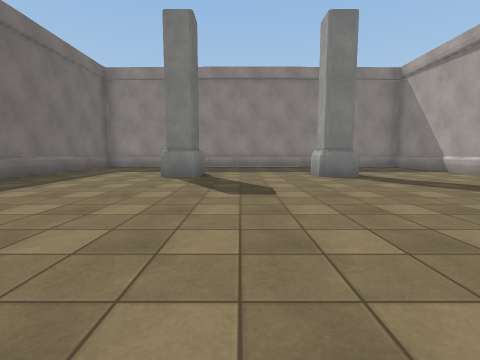
[1] (above)

23 first-person views from a walk through a 3-D level made in the Unity game engine. The camera is 1.2 m above the floor, tilts 6° down and sees 85° across. The floor is counted in squares, 2 m on a side. Each view is taken from the middle of a square. On the plan, view 1 faces up. The plan holds only what a view shows up to about 9 squares ahead; the rest is blank. The place goes on beyond the plan. The player is left out. Surface patterns are stand-ins for the level's own textures.

[2]
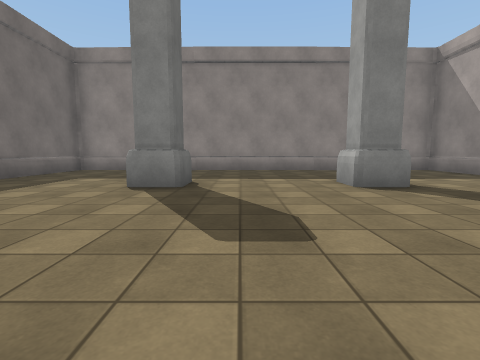

[3]
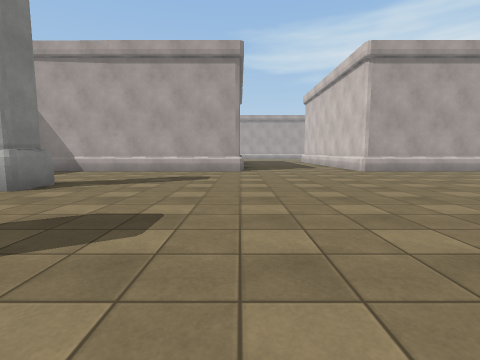

[4]
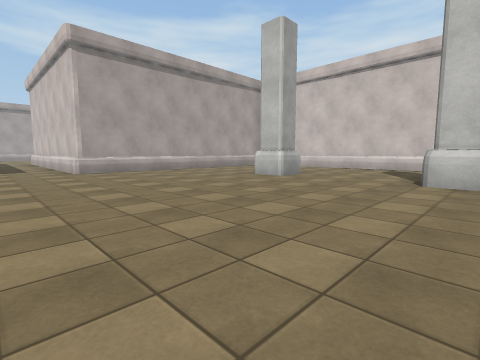

[5]
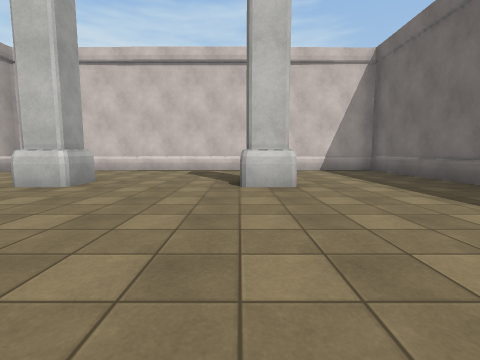

[6]
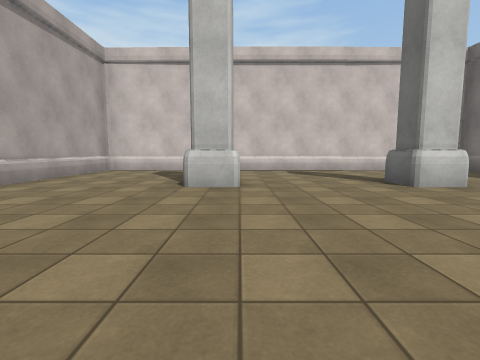

[7]
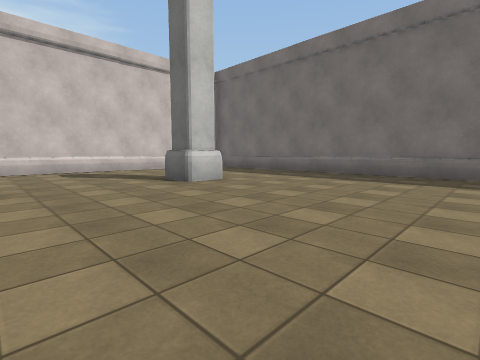

[8]
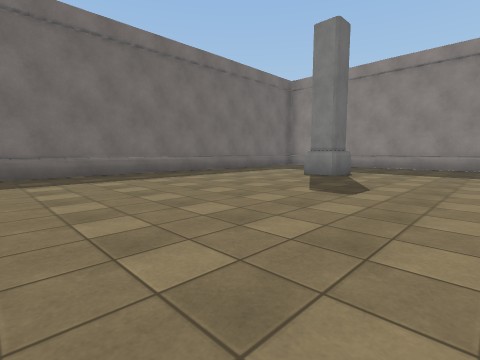

[9]
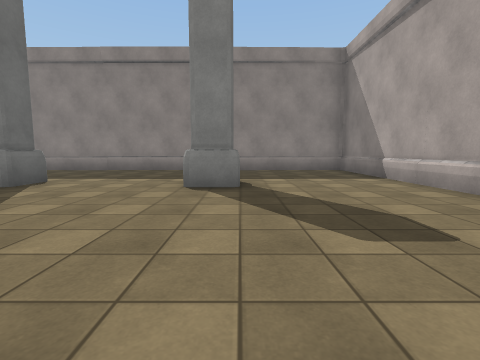

[10]
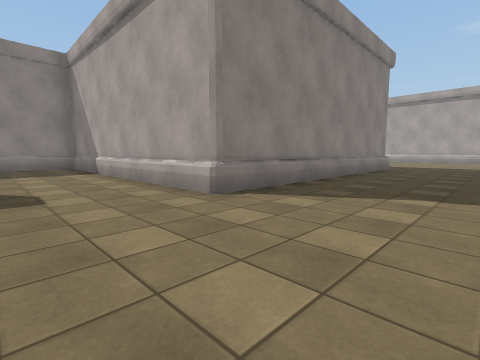

[11]
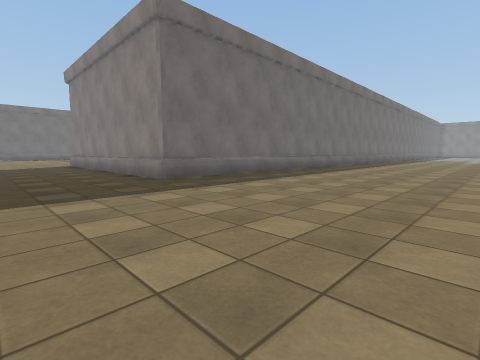

[12]
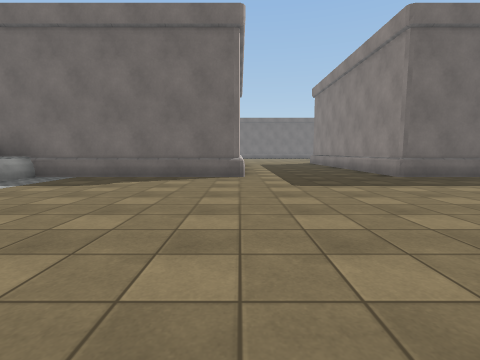

[13]
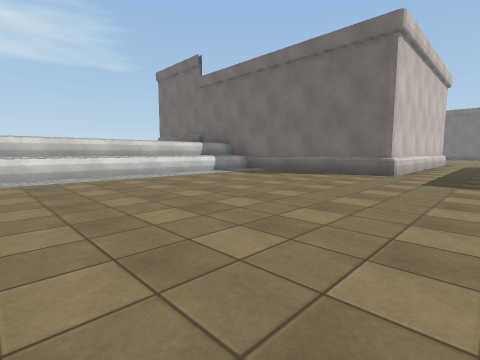

[14]
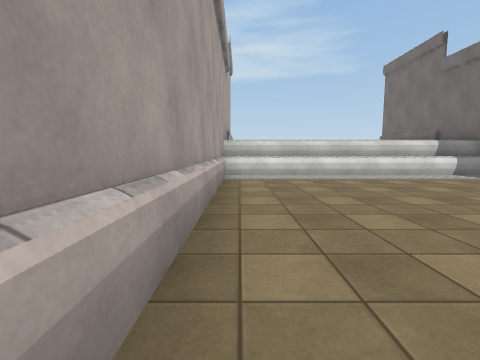

[15]
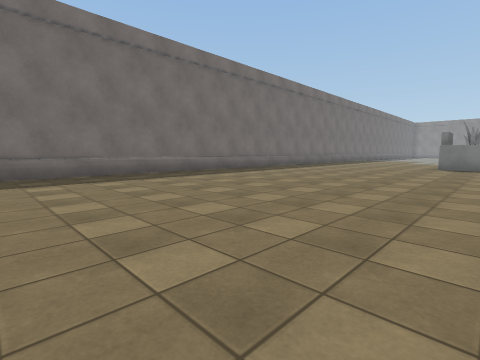

[16]
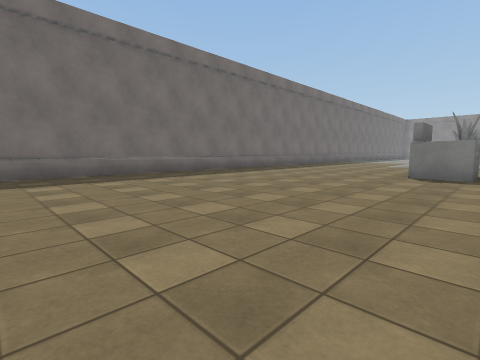

[17]
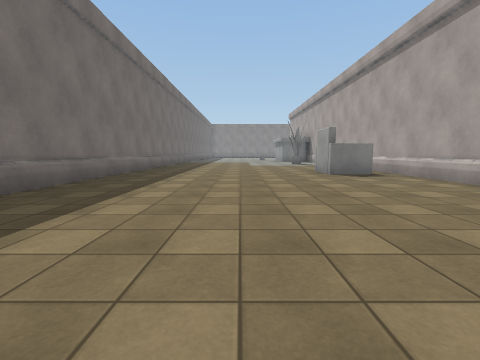

[18]
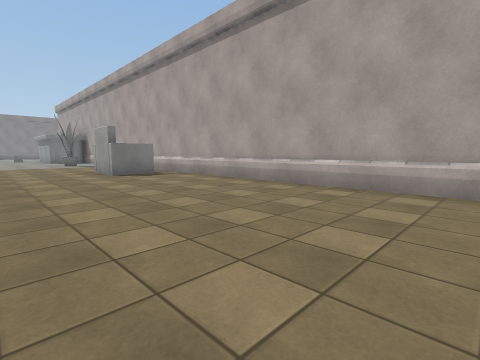

[19]
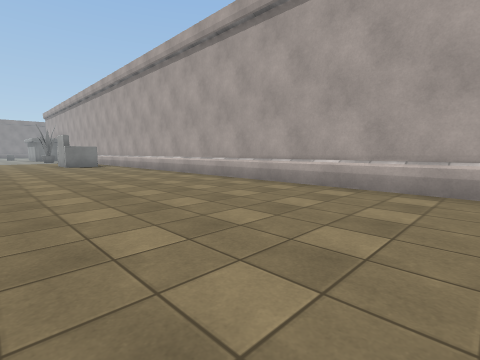

[20]
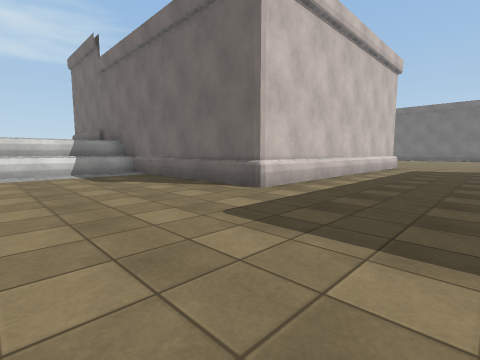

[21]
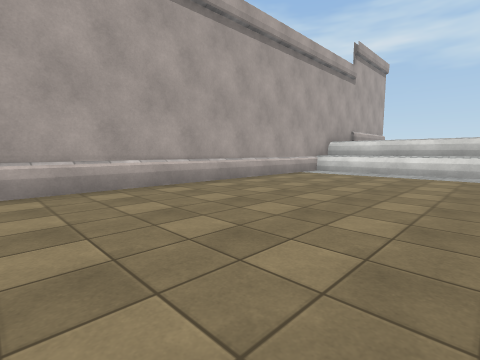

[22]
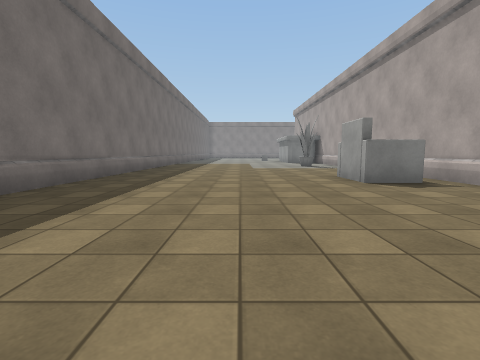

[23]
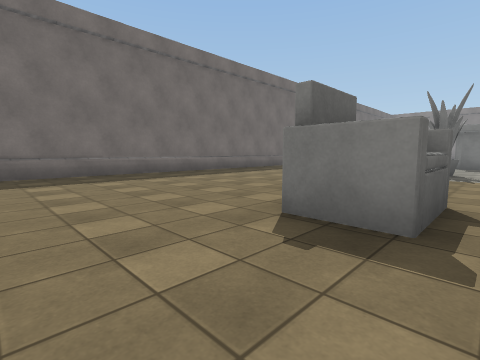

### Floor plan
Points are (right, up) in squares from view 1. A wall is a line through its corners. A room is listed if a view was taken in it or the views show most of it. See-through windows are left out.
Room 1 (views 1, 2, 3, 4, 5, 6, 7, 8, 9, 10)
walls: (6.5, 2.9) (6.5, 11) (-5.4, 11) (-5.5, 0.3); (3, 6.5) (2, 6.5) (2, 7.5); (-2, -4.5) (-1, -4.5) (-1, -5.5); (2, -5.5) (2, -4.5) (3, -4.5); (-5.5, -0.2) (-5.5, -9) (6.5, -9) (6.5, -1); (-1, 7.5) (-1, 6.5) (-1.9, 6.5)
ways out: opening at (6, 1) to room 2
Room 2 (views 11, 12, 13, 14, 15, 16, 17, 18, 19, 20, 21, 22, 23)
walls: (22.5, 2.1) (22.5, 16); (6.5, -1) (14.6, -1) (14.6, -7) (22.5, -7) (22.5, 1.9); (14.6, 18) (14.6, 2.9) (6.5, 2.9)
low walls: (14.5, -6) (22.5, -6)
ways out: opening at (6, 1) to room 1
objects: armchair (21, 15)

Where each view was taken, in squares from view 1:
view 1: 0 up, 0 right, facing up
view 2: 2 up, 0 right, facing up
view 3: 3 up, 2 left, facing right
view 4: 1 up, 2 left, facing down-right
view 5: 0 up, 1 left, facing down
view 6: 0 up, 2 right, facing down
view 7: 0 up, 2 right, facing down-left
view 8: 0 up, 2 right, facing up-left
view 9: 2 up, 3 right, facing up
view 10: 0 up, 4 right, facing up-right
view 11: 0 up, 20 right, facing up-left
view 12: 1 down, 21 right, facing left
view 13: 1 up, 22 right, facing down-left
view 14: 1 up, 22 right, facing down
view 15: 3 up, 22 right, facing up-left
view 16: 7 up, 22 right, facing up-left
view 17: 7 up, 18 right, facing up
view 18: 7 up, 18 right, facing up-right
view 19: 2 up, 18 right, facing up-right
view 20: 2 up, 18 right, facing down-left
view 21: 2 up, 18 right, facing down-right
view 22: 9 up, 18 right, facing up
view 23: 12 up, 22 right, facing up-left
